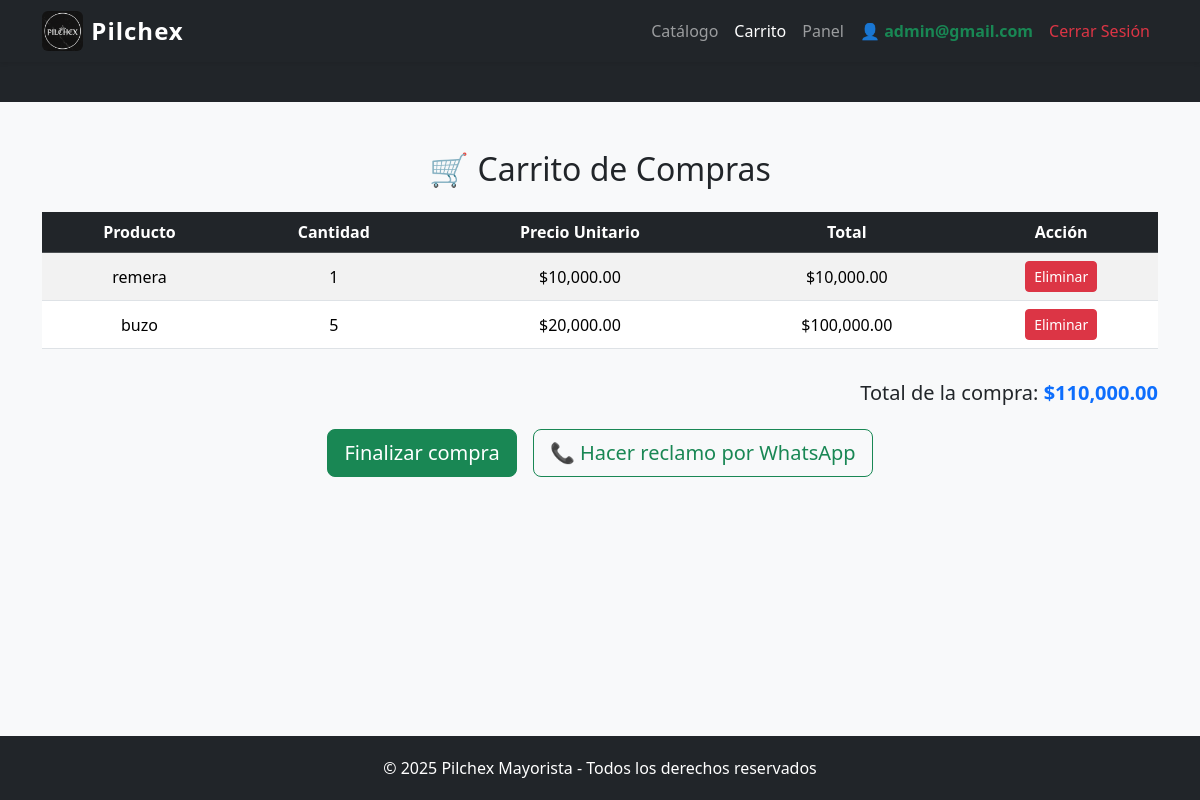
The app's page /TP-final-ropa-main/TP_FINAL_ROPA/carrito.php (signed in) with its own data.
### tables this page shows
CREATE TABLE `carrito_items` (
  `id` int(11) NOT NULL,
  `carrito_id` int(11) NOT NULL,
  `producto_id` int(11) NOT NULL,
  `cantidad` int(11) NOT NULL DEFAULT 1
);

CREATE TABLE `productos` (
  `id` int(11) NOT NULL,
  `nombre` varchar(100) DEFAULT NULL,
  `descripcion` text DEFAULT NULL,
  `precio` decimal(10,2) DEFAULT NULL,
  `imagen` varchar(255) DEFAULT NULL,
  `stock` int(11) NOT NULL DEFAULT 0,
  `color` varchar(100) DEFAULT NULL,
  `talle` varchar(100) DEFAULT NULL
);

### TP-final-ropa-main/TP_FINAL_ROPA/carrito.php (the view, shortened to what this page needs)
<?php
include("conexion.php");
$usuario_id = $_SESSION['usuario_id'];
$carrito_query = $conn->query("SELECT id FROM carritos WHERE usuario_id = $usuario_id");
if ($carrito_query->num_rows > 0) {
    $carrito_id = $carrito_query->fetch_assoc()['id'];
} else {
    $conn->query("INSERT INTO carritos (usuario_id) VALUES ($usuario_id)");
    $carrito_id = $conn->insert_id;
}
$query = "
    SELECT p.id, p.nombre, p.precio, ci.cantidad
    FROM carrito_items ci
    JOIN productos p ON ci.producto_id = p.id
    WHERE ci.carrito_id = $carrito_id
";
$resultado = $conn->query($query);
$total = 0;
$carrito = [];
while ($row = $resultado->fetch_assoc()) {
    $carrito[] = $row;
    $total += $row['precio'] * $row['cantidad'];
}
$mensaje_reclamo = "Hola, soy " . $_SESSION['usuario_nombre'] . ". Quisiera hacer un reclamo sobre mi carrito:\n\n";
foreach ($carrito as $item) {
    $mensaje_reclamo .= "- {$item['nombre']} (x{$item['cantidad']}) - $" . number_format($item['precio'] * $item['cantidad'], 2) . "\n";
}
$mensaje_reclamo .= "\nTotal: $" . number_format($total, 2);
$mensaje_reclamo = urlencode($mensaje_reclamo);
$numero_whatsapp = "5491123456789";
?>
<!DOCTYPE html>
<html lang="es">
 <head>
  <link href="https://cdn.jsdelivr.net/npm/bootstrap@5.3.3/dist/css/bootstrap.min.css" rel="stylesheet">
  <link href="style.css" rel="stylesheet">
</head>
<body>
<nav class="navbar navbar-expand-lg navbar-dark bg-dark shadow-sm">
  <div class="container">
    <a class="navbar-brand d-flex align-items-center" href="index.php">
        <img src="pilchex.png" alt="Logo Pilchex">
        <span>Pilchex</span>
      </a>
    <div class="collapse navbar-collapse" id="navbarNav">
      <ul class="navbar-nav ms-auto">
        <li class="nav-item"><a class="nav-link" href="productos.php">Catálogo</a></li>
        <li class="nav-item"><a class="nav-link active" href="carrito.php">Carrito</a></li>
        <?php if (isset($_SESSION['usuario_id'])): ?>
          <?php if ($_SESSION['usuario_rol'] === 'empleado' || $_SESSION['usuario_rol'] === 'admin'): ?>
            <li class="nav-item"><a class="nav-link" href="panel_empleado.php">Panel</a></li>
          <?php endif; ?>
          <li class="nav-item">
            <a class="nav-link text-success fw-bold" href="#">👤 <?= htmlspecialchars($_SESSION['usuario_nombre']) ?></a>
          </li>
          <li class="nav-item"><a class="nav-link text-danger" href="logout.php">Cerrar Sesión</a></li>
        <?php else: ?>
          <li class="nav-item"><a class="nav-link" href="login.php">Iniciar Sesión</a></li>
          <li class="nav-item"><a class="nav-link" href="registro.php">Registrarse</a></li>
        <?php endif; ?>
      </ul>
    </div>
  </div>
</nav>
<div class="marquesina bg-dark text-white text-center py-2">
  <span>🧾 MÍNIMO DE COMPRA $100.000 - PILCHEX MAYORISTA DE ROPA 🧾 - ENVÍO A TODO EL PAÍS 🌐</span>
</div>
<div class="container py-5">
  <h2 class="text-center mb-4">🛒 Carrito de Compras</h2>
  <?php if (empty($carrito)): ?>
    <div class="alert alert-warning text-center">Tu carrito está vacío.</div>
    <div class="text-center">
      <a href="productos.php" class="btn btn-primary">Ver productos</a>
    </div>
  <?php else: ?>
    <div class="table-responsive">
      <table class="table table-striped text-center align-middle">
        <thead class="table-dark">
          <tr>
            <th>Producto</th>
            <th>Cantidad</th>
            <th>Precio Unitario</th>
            <th>Total</th>
            <th>Acción</th>
          </tr>
        </thead>
        <tbody>
          <?php foreach ($carrito as $item): ?>
            <tr>
              <td><?= htmlspecialchars($item['nombre']) ?></td>
              <td><?= $item['cantidad'] ?></td>
              <td>$<?= number_format($item['precio'], 2) ?></td>
              <td>$<?= number_format($item['precio'] * $item['cantidad'], 2) ?></td>
              <td>
                <form method="POST" class="d-inline">
                  <button type="submit" name="eliminar" class="btn btn-danger btn-sm">Eliminar</button>
                </form>
              </td>
            </tr>
          <?php endforeach; ?>
        </tbody>
      </table>
    </div>
    <div class="text-end mt-3">
      <h5>Total de la compra: <span class="text-primary fw-bold">$<?= number_format($total, 2) ?></span></h5>
      <?php if ($total < 100000): ?>
        <div class="alert alert-danger mt-3 text-center">
          ⚠️ El mínimo de compra es de <strong>$100.000</strong>. Agregá más productos para continuar.
        </div>
        <div class="text-center">
          <a href="productos.php" class="btn btn-outline-primary">Seguir comprando</a>
        </div>
      <?php else: ?>
        <div class="text-center mt-4 d-flex justify-content-center gap-3 flex-wrap">
          <form method="POST" action="procesar_compra.php">
            <button type="submit" class="btn btn-success btn-lg">Finalizar compra</button>
          </form>
          <a href="https://wa.me/<?= $numero_whatsapp ?>?text=<?= $mensaje_reclamo ?>"
             target="_blank" class="btn btn-outline-success btn-lg">
            📞 Hacer reclamo por WhatsApp
          </a>
        </div>
      <?php endif; ?>
    </div>
  <?php endif; ?>
</div>
<footer class="text-center">
    © 2025 Pilchex Mayorista - Todos los derechos reservados
</footer>
</body>
</html>

### TP-final-ropa-main/TP_FINAL_ROPA/style.css (style rules this page uses)
body { background-color: #f8f9fa; }
.navbar-brand { font-weight: bold; }
.marquesina { background: #343a40; color: #e9ecef; font-weight: 500; font-size: 0.9rem; padding: 6px 0; overflow: hidden; white-space: nowrap; border-bottom: 2px solid #212529; }
.marquesina span { display: inline-block; padding-left: 100%; animation: moverTexto 25s linear infinite; }
footer { background: #212529; color: white; padding: 20px 0; text-align: center; margin-top: 50px; }
.navbar-brand img { height: 40px; width: auto; margin-right: 8px; border-radius: 6px; }
.navbar-brand { font-size: 1.5rem; font-weight: bold; letter-spacing: 1px; }
.navbar { padding-top: 6px; padding-bottom: 6px; }

### TP-final-ropa-main/TP_FINAL_ROPA/carrito.php (style rules this page uses)
body { display: flex; flex-direction: column; min-height: 100vh; }
footer { margin-top: auto; }

### records on screen
carrito_items: producto.nombre "remera", cantidad "1", producto.precio "10,000.00", $item['precio'] * $item['cantidad'] "10,000.00"
carrito_items: producto.nombre "buzo", cantidad "5", producto.precio "20,000.00", $item['precio'] * $item['cantidad'] "100,000.00"

### other values on screen
$_SESSION['usuario_nombre'] "admin@gmail.com"
$total "110,000.00"
